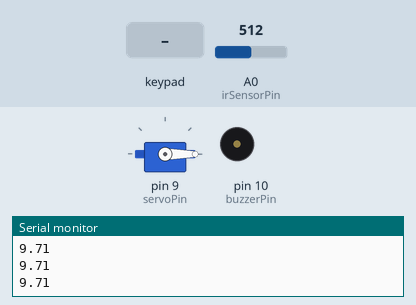
A sketch run on a simulated Arduino Uno, built with avr-gcc and run on an emulated ATmega328P. Shown: servo, buzzer (waves = sounding), the last lines printed to the serial monitor. The test bench sets the inputs (shaded band); at power-on: A0 (irSensorPin) = 512.

Above: at 1.2 s.
1.3 s: keypad keys 8 7 6 # pressed 0.4 s apart
At 2.56 s:
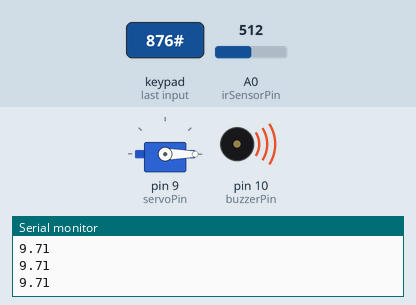
4.4 s: keypad keys 1 4 6 4 pressed 0.4 s apart
At 6.7 s:
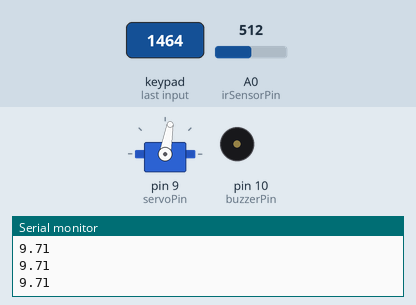
7.5 s: key '1' pressed
At 8.5 s:
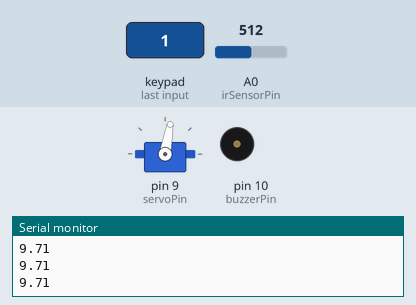
9.0 s: A0 (irSensorPin) set to 462
12.0 s: A0 (irSensorPin) set to 442
At 15.0 s:
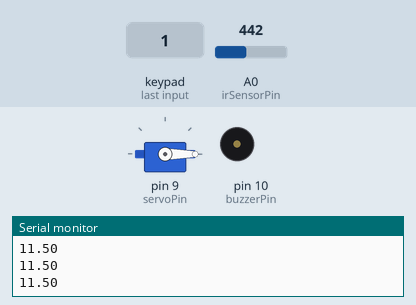
Timing chart, 0 to 16.0 s (numbered marks = the images above; inputs shaded):
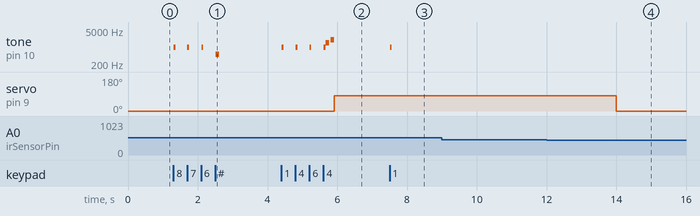

The sketch:

KEYPAD.ino
```cpp
#include <Keypad.h>
#include <Servo.h>

// Настройки клавиатуры
const byte ROWS = 4;
const byte COLS = 3;
char keys[ROWS][COLS] = {
  {'1','2','3'},
  {'4','5','6'},
  {'7','8','9'},
  {'*','0','#'}
};
byte rowPins[ROWS] = {5, 4, 3, 2};
byte colPins[COLS] = {8, 7, 6};
Keypad keypad = Keypad(makeKeymap(keys), rowPins, colPins, ROWS, COLS);

// Компоненты
Servo servo;
const int servoPin = 9;
const int buzzerPin = 10;
const int irSensorPin = A0;

// Пин-код
const char secretCode[4] = {'1','4','6','4'};
char enteredCode[4];
int codeIndex = 0;

// ИК датчик
int irThreshold = 450;        // Пороговое значение сырого сигнала
bool servoActive = false;
bool obstacleWasDetected = false; // Флаг обнаружения препятствия
unsigned long returnTime = 0;

void setup() {
  Serial.begin(9600);
  servo.attach(servoPin);
  pinMode(buzzerPin, OUTPUT);
  servo.write(0);
}

void loop() {
  char key = keypad.getKey();
  Serial.println(27.86*pow((analogRead(irSensorPin)*0.0048828125),-1.15));
  // Обработка клавиатуры
  if (key) {
    if (key == '#') {
      codeIndex = 0;
      playTone(500, 100);
    }
    else if (key != '*' && codeIndex < 4) {
      playTone(1000, 50);
      enteredCode[codeIndex] = key;
      codeIndex++;

      if (codeIndex == 4) {
        if (checkCode()) {
          playSuccessSound();
          servo.write(80);
          servoActive = true;
        } else {
          playErrorSound();
        }
        codeIndex = 0;
      }
    }
  }

  // Логика ИК датчика
  if (servoActive) {
    int irValue = analogRead(irSensorPin);
    bool currentObstacle = (irValue > irThreshold);

    // Обнаружение нового препятствия
    if (currentObstacle) {
      obstacleWasDetected = true; // Запоминаем факт обнаружения
    }

    // Если препятствие исчезло после обнаружения
    if (!currentObstacle && obstacleWasDetected) {
      returnTime = millis() + 2000; // Запуск таймера на 2 секунды
      obstacleWasDetected = false;  // Сброс флага
    }

    // Возврат сервы после исчезновения препятствия
    if (returnTime != 0 && millis() > returnTime) {
      servo.write(0);
      servoActive = false;
      returnTime = 0;
    }
  }
}

bool checkCode() {
  for (int i = 0; i < 4; i++) {
    if (enteredCode[i] != secretCode[i]) return false;
  }
  return true;
}

void playTone(int freq, int duration) {
  tone(buzzerPin, freq, duration);
  delay(duration);
}

void playSuccessSound() {
  playTone(1500, 100);
  delay(50);
  playTone(2000, 100);
}

void playErrorSound() {
  playTone(300, 300);
}
```

Measured:
- the behaviour switches between 451 and 450 on A0 (irSensorPin) (found by bisection; images 3 and 4)
- after the input at 1.3 s, tone on pin 10 (buzzerPin): plays 1000 Hz for 0.05 s, 1000 Hz for 0.05 s, 1000 Hz for 0.05 s, 500 Hz for 0.10 s, starting at once
- after the input at 4.4 s, tone on pin 10 (buzzerPin): plays 1000 Hz for 0.05 s, 1000 Hz for 0.05 s, 1000 Hz for 0.05 s, 1000 Hz for 0.05 s, 1500 Hz for 0.10 s, 2000 Hz for 0.10 s, starting at once; servo on pin 9 (servoPin): 0° → 80° after 1.5 s
- after the input at 7.5 s, tone on pin 10 (buzzerPin): silent → 1000 Hz at once, → silent 0.05 s later
- after the input at 12.0 s, servo on pin 9 (servoPin): 80° → 0° after 2.0 s
